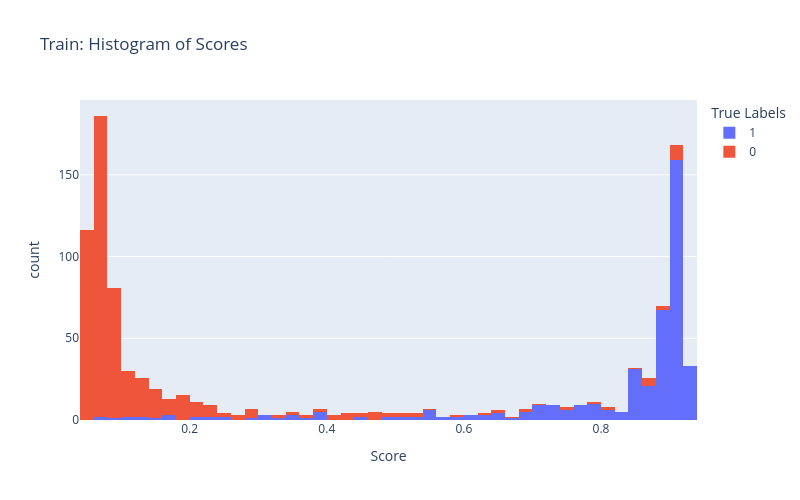
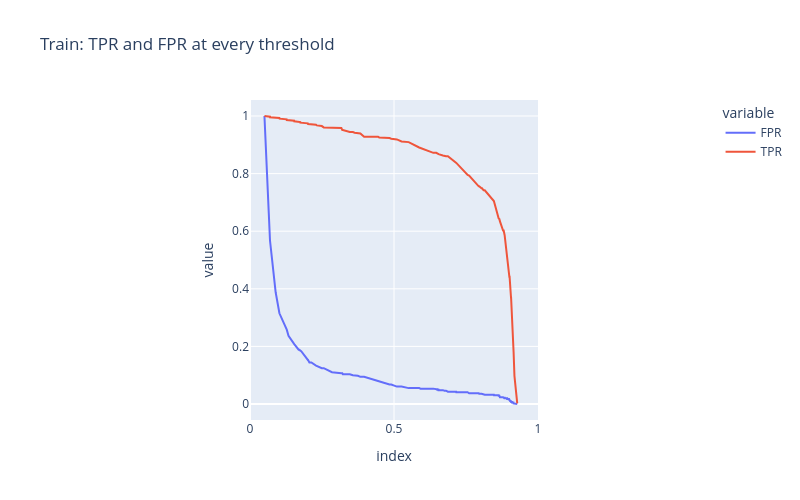
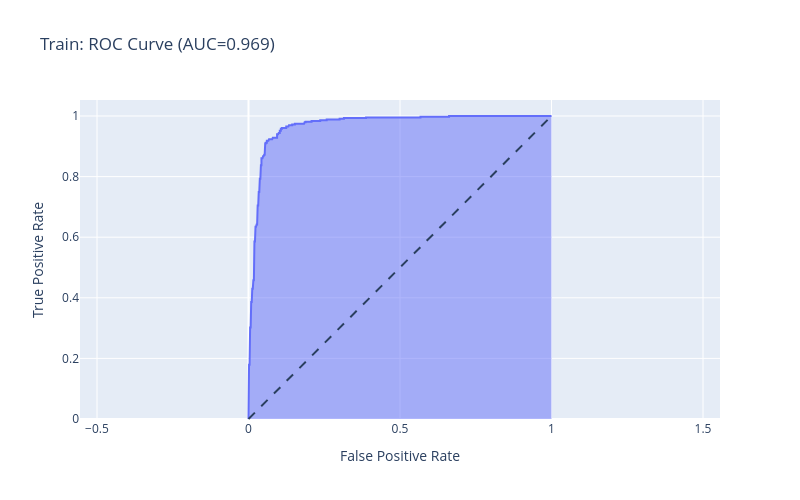
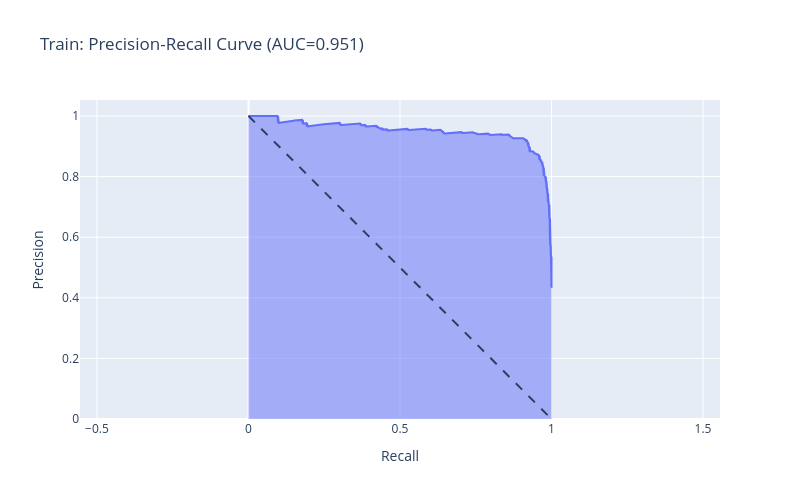

These figures' notebook cell, in order:
### Code cell
for predictions_df, name in [
    (train_predictions, "Train"),
    (val_predictions, "Validation"),
]:
    y_true = predictions_df["target"].to_numpy()
    y_score = predictions_df["predict"].to_numpy()

    print(name)
    display(pd.DataFrame([compute_auc_metrics(predictions_df)]))
    plot_preliminary_plots(y_true, y_score, name)
    plot_roc_curve(y_true, y_score, name)
    plot_pr_curve(y_true, y_score, name)
